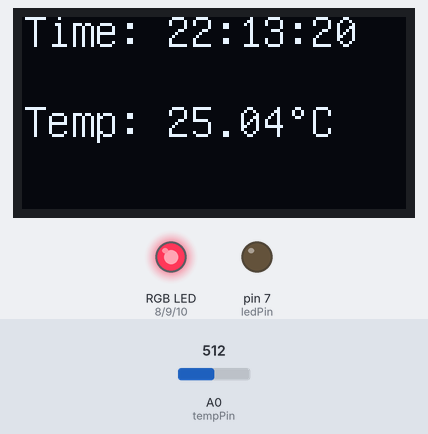
The sketch below on a simulated Arduino Uno, built with avr-gcc and run on an emulated ATmega328P. Shown: 128×64 one-colour display, an RGB LED mixed from three pins (HIGH = lit), output pins drawn as LEDs (lit = HIGH). The test bench sets the inputs (shaded band); at power-on: A0 (tempPin) = 512. The local clock reads 2024-03-15 10:24:30 at power-on unless the sketch sets it.

Above: at 1.5 s.
1.6 s: A0 (tempPin) set to 716
At 3.7 s:
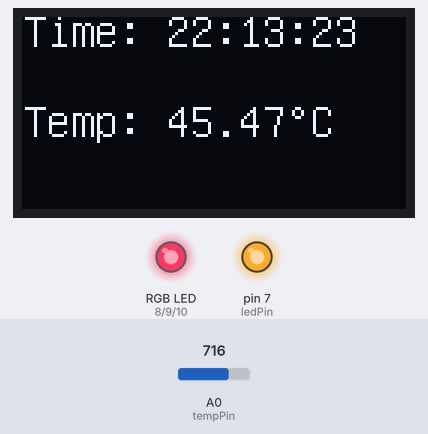
5.2 s: A0 (tempPin) set to 900
At 6.2 s:
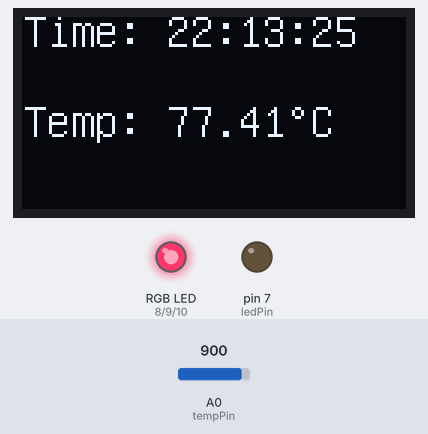
7.1 s: A0 (tempPin) set to 1023
At 11.7 s:
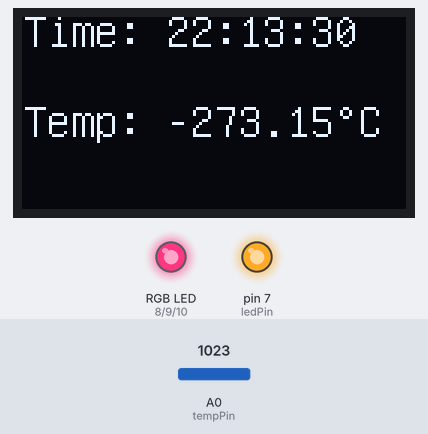
Timing chart, 0 to 28.9 s (numbered marks = the images above; inputs shaded):
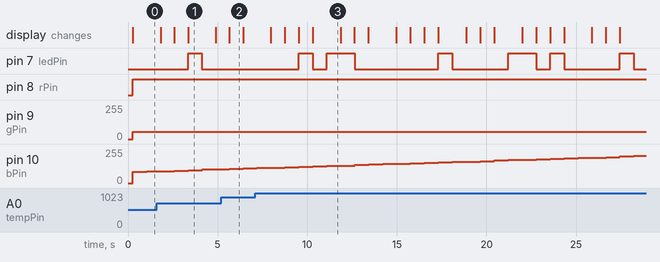

The sketch:

arduinokod.ino
```cpp
// Include Libraries
#include <RTClib.h>
#include <Wire.h>
#include <U8glib.h>

// Init constants
const int tempPin = A0;
const int ledPin = 7;
const int rPin = 8;
const int gPin = 9;
const int bPin = 10;

// Init global variables


// Construct objects
RTC_DS3231 rtc;
U8GLIB_SSD1306_128X64 u8g(U8G_I2C_OPT_NO_ACK);


void setup() {
  // init communication
  Serial.begin(9600);
  Wire.begin();

  // Init Hardware
  rtc.begin();
  u8g.setFont(u8g_font_unifont);
  pinMode(ledPin, OUTPUT);
  pinMode(rPin, OUTPUT);
  pinMode(gPin, OUTPUT);
  pinMode(bPin, OUTPUT);

  // Settings
  rtc.adjust(DateTime(F(__DATE__), F(__TIME__)));
}

void loop() {
  // Constantly write time and temperature
  oledWrite(0, 10, "Time: " + getTime(),
            0, 40, "Temp: " + String(getTemp()) + char(176) + "C");

  // Turn led on if the number of seconds is prime
  if (isPrime(getSeconds()) == 1) {
    digitalWrite(ledPin, HIGH);
  } else {
    digitalWrite(ledPin, LOW);
  }

  // Set RGB led color to the current time
  setColor(map(getHours(), 0, 24, 0, 255), // Map hours between 0-24 to the value for red on the led
           map(getMinutes(), 0, 60, 0, 255), // Map minutes between 0-60 to the value for green on the led
           map(getSeconds(), 0, 60, 0, 255)); // Map seconds between 0-60 to the value for blue on the led
  delay(500);
}


/*
* This function reads time from an ds3231 module and package the time as a String
* Parameters: Void
* Returns: time in hh:mm:ss as String and if minutes or seconds are below 10, hh:0m:0s
*/

String getTime() {
  DateTime now = rtc.now();
  String time = String(now.hour()) + ":";

  if (now.minute() < 10) {
    time = time + "0" + String(now.minute()) + ":"; // Changes hh:m:ss to hh:0m:ss if m < 10
  } else {
    time = time + String(now.minute()) + ":";

  }
  if (now.second() < 10) {
    time = time + "0" + String(now.second()); //Changes hh:mm:s to hh:mm:0s if s < 10
  } else {
    time = time + String(now.second());
  }

  return time;
}


/*
* This function reads an analog pin connected to an analog temprature sensor and calculates the corresponding temp
* Parameters: Void
* Returns: temprature as float
*/

float getTemp() {

  int Vo;
  float R1 = 10000;  // value of R1 on board
  float logR2, R2, T;
  float c1 = 0.001129148,
        c2 = 0.000234125,
        c3 = 0.0000000876741;


  Vo = analogRead(tempPin);
  R2 = R1 * (1023.0 / (float)Vo - 1.0);  //calculate resistance on thermistor
  logR2 = log(R2);
  T = (1.0 / (c1 + c2 * logR2 + c3 * logR2 * logR2 * logR2));  // temperature in Kelvin
  T = T - 273.15;                                              //convert Kelvin to Celcius

  return T;
}


/*
* This function takes two strings and coordinates and draws them to an oled screen at those locations
*Parameters: x1, y1: coordinates of first text. text1: first text as a string
*            x2, y2: coordinates of second text. text2: second text as a string
*Returns: void
*/

void oledWrite(int x1, int y1, String text1,
               int x2, int y2, String text2) {
  u8g.firstPage();
  do {
    u8g.drawStr(x1, y1, text1.c_str());
    u8g.drawStr(x2, y2, text2.c_str());
  } while (u8g.nextPage());
}


/*
* This function takes a number and returns whether or not the number is prime
* Parameters: n: int to check for primality (0 - 120)
* Returns: bool
*/

bool isPrime(int n) {
  int primes[4] = { 2, 3, 5, 7 };

  for (int i = 0; i < 3; i++) {
    if (n % primes[i] == 0 && n != primes[i] || n == 1) {
      return false;
    }
  }
  return true;
}


/* This function returns only the seconds of the current time
* Parameters: void
* Returns: current second as int
*/

int getSeconds() {
  DateTime now = rtc.now();
  return int(now.second());
}


/* This function returns only the minutes of the current time
* Parameters: void
* Returns: current minute as int
*/

int getMinutes() {
  DateTime now = rtc.now();
  return int(now.minute());
}


/* This function returns only the hours of the current time
* Parameters: void
* Returns: current hour as int
*/

int getHours() {
  DateTime now = rtc.now();
  return int(now.hour());
}


/* This function takes an RGB value and makes an rgb led turn that color
* Parameters: 3 ints that serve as the RGB values to set the LED to
* returns: void
*/

void setColor(int rval, int gval, int bval) {
  analogWrite(rPin, rval);
  analogWrite(gPin, gval);
  analogWrite(bPin, bval);
}
```

Measured:
- what the display in image 1 shows lasts 1.5 s, from 3.4 s to 4.9 s
- what the display in image 3 shows lasts 1.6 s, from 10.3 s to 11.9 s
